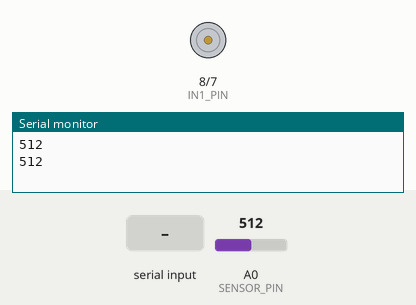
A program run on a simulated Arduino Uno, built with avr-gcc and run on an emulated ATmega328P. On the bench: motor-driver pin pairs drawn as motors (green arrow = first pin HIGH = forward, orange = second pin HIGH = backward, longer = more drive, scaled by the enable pin), the last lines printed to the serial monitor. Inputs (shaded band) come from the test bench; at power-on: A0 (SENSOR_PIN) = 512.

Above: at 1.2 s.
1.3 s: "SPEED,90\n" received over Serial
At 2.2 s:
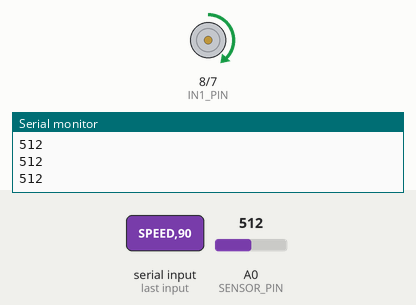
2.8 s: "SPEED,\n" received over Serial
At 3.3 s:
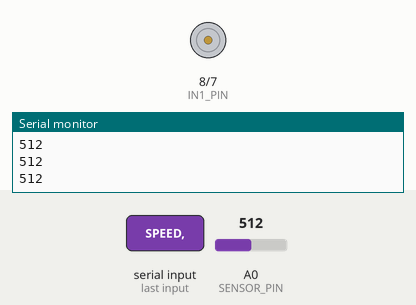
Timing chart, 0 to 5.8 s (numbered marks = the images above; inputs shaded):
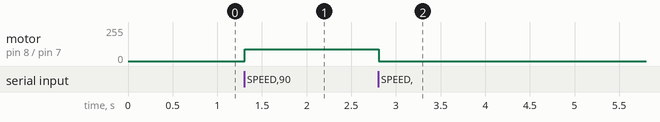

Measured:
- after the input at 1.3 s, motor on pin 8 (IN1_PIN) / pin 7 (IN2_PIN): stopped → forward 90/255 at once
- after the input at 2.8 s, motor on pin 8 (IN1_PIN) / pin 7 (IN2_PIN): forward 90/255 → stopped at once

The program:

main.cpp
```cpp
#include <Arduino.h>

// --- PINES DE CONFIGURACIÓN ---
const int SENSOR_PIN = A0;   // Pin analógico
const int ENA_PIN = 9;       // Pin de velocidad (PWM) para el L298N
const int IN1_PIN = 8;       // Pin de dirección 1
const int IN2_PIN = 7;       // Pin de dirección 2

// --- VARIABLES PARA EL PROMEDIO ---
unsigned long tiempoAnterior = 0;
const int intervaloPromedio = 500; // Intervalo de 500 ms para calcular el promedio

long sumaLecturas = 0;      // Acumulador para la suma de las lecturas. 'long' para evitar desbordamiento.
int cantidadLecturas = 0;   // Contador para el número de lecturas tomadas.

void setup() {
  Serial.begin(9600);
  pinMode(ENA_PIN, OUTPUT);
  pinMode(IN1_PIN, OUTPUT);
  pinMode(IN2_PIN, OUTPUT);

  // Inicia la bomba apagada
  digitalWrite(IN1_PIN, LOW);
  digitalWrite(IN2_PIN, LOW);
  analogWrite(ENA_PIN, 0);
}

void loop() {
  // --- LÓGICA DE PROMEDIO DE LECTURAS ---

  // 1. Acumula lecturas continuamente
  sumaLecturas += analogRead(SENSOR_PIN);
  cantidadLecturas++;

  // 2. Cada 500 ms, calcula, envía el promedio y resetea
  if (millis() - tiempoAnterior >= intervaloPromedio) {
    if (cantidadLecturas > 0) {
      // Calcula el promedio
      int promedio = sumaLecturas / cantidadLecturas;
      // Envía el valor promediado al PC
      Serial.println(promedio);
    }

    // Resetea las variables para el siguiente intervalo
    sumaLecturas = 0;
    cantidadLecturas = 0;
    tiempoAnterior = millis(); // Actualiza el tiempo para el próximo intervalo
  }

  // --- RECEPCIÓN DE COMANDOS DESDE EL PC ---
  // Esta sección se ejecuta en cada ciclo del loop, independientemente del promedio.
  if (Serial.available() > 0) {
    String comando = Serial.readStringUntil('\n');
    comando.trim();

    // Revisa si el comando recibido es para ajustar la velocidad
    if (comando.startsWith("SPEED,")) {
      int velocidad = comando.substring(6).toInt();
      velocidad = constrain(velocidad, 0, 255);

      if (velocidad > 0) {
        // Enciende el motor con la dirección y velocidad especificadas
        digitalWrite(IN1_PIN, HIGH);
        digitalWrite(IN2_PIN, LOW);
        analogWrite(ENA_PIN, velocidad);
      } else {
        // Si la velocidad es 0, apaga el motor de forma segura
        digitalWrite(IN1_PIN, LOW);
        digitalWrite(IN2_PIN, LOW);
        analogWrite(ENA_PIN, 0);
      }
    }
  }
}
```
